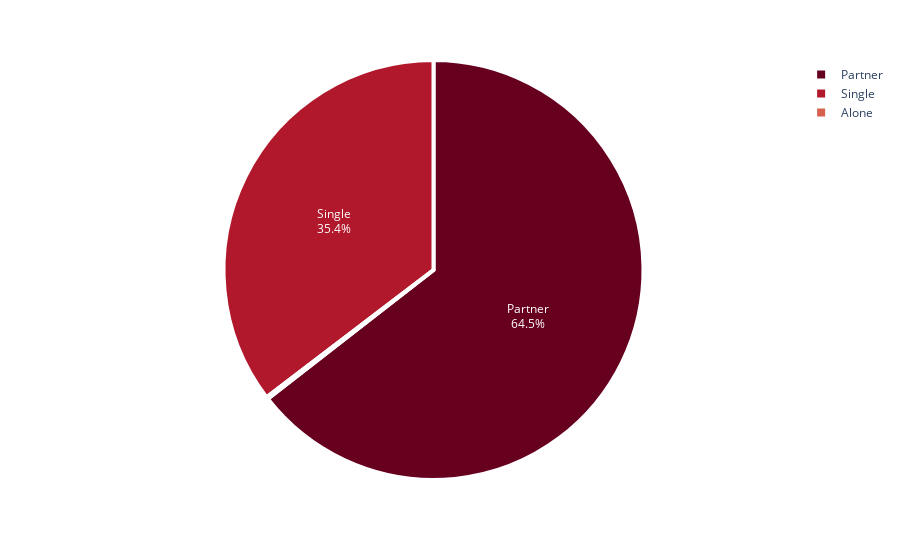

The cell this chart's notebook holds for it:
### Markdown cell above
Marital_Status

### Code cell
maritalstatus = df.living_with.value_counts()

fig = px.pie(maritalstatus, 
             values = maritalstatus.values, 
             names = maritalstatus.index,
             color_discrete_sequence=px.colors.sequential.RdBu)
fig.update_traces(textposition='inside', textinfo='percent+label', 
                  marker = dict(line = dict(color = 'white', width = 4)))
fig.show()

### Figure 1 — Plotly figure (JSON) as saved in the notebook; plotly's stock layout.template omitted (floating-point values rounded to 4 significant figures)
{"data": [{"domain": {"x": [0, 1], "y": [0, 1]}, "hovertemplate": "living_with=%{label}<br>value=%{value}<extra></extra>", "labels": ["Partner", "Single", "Alone"], "legendgroup": "", "marker": {"line": {"color": "white", "width": 4}}, "name": "", "showlegend": true, "textinfo": "percent+label", "textposition": "inside", "type": "pie", "values": [1422, 780, 3]}], "layout": {"legend": {"tracegroupgap": 0}, "margin": {"t": 60}, "piecolorway": ["rgb(103,0,31)", "rgb(178,24,43)", "rgb(214,96,77)", "rgb(244,165,130)", "rgb(253,219,199)", "rgb(247,247,247)", "rgb(209,229,240)", "rgb(146,197,222)", "rgb(67,147,195)", "rgb(33,102,172)", "rgb(5,48,97)"]}}
